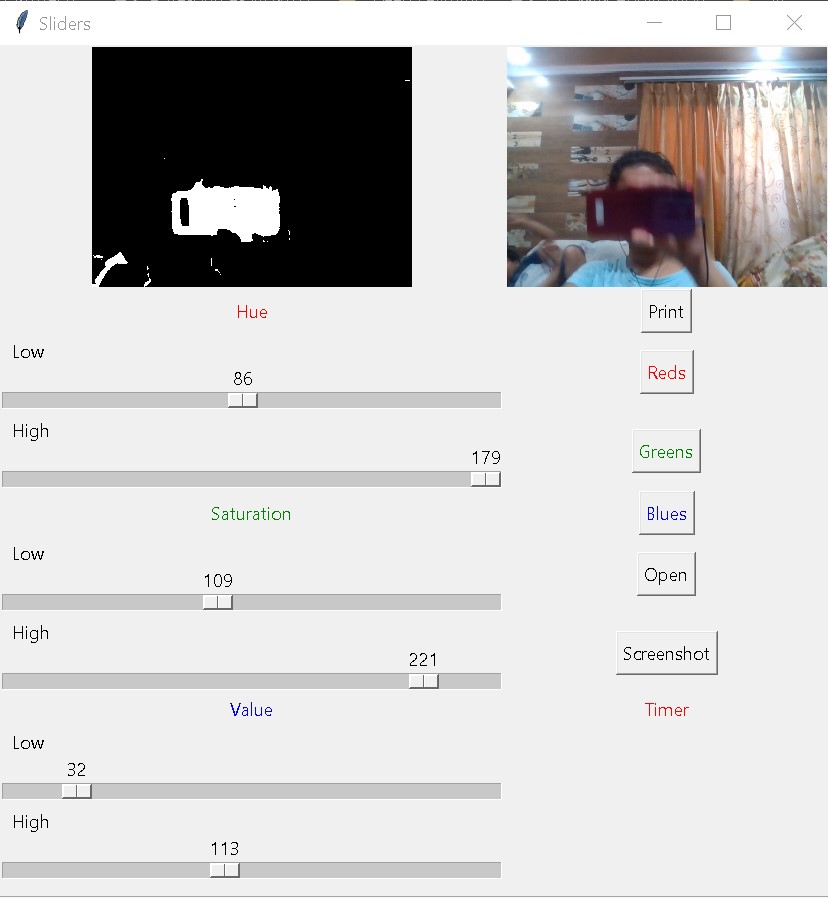
#> input picture OBJECT TRACKING using CV/ss1.jpg, 828 x 898 px, given in place of the camera
$ jupyter execute 'Assignment - 6.ipynb'   (text cells are left out)
#> lines starting #> are read from the running program, lines starting #| are printed output that depends on the picture; after the words box and inside, x2 and y2 are one past the last pixel; in counts of white or black regions, pixels touching at a corner belong together; long printed decimals are rounded
[cell 1]
import imutils
import cv2

[cell 2]
pinkLower = (86, 109, 32) # we have noted down H,S,V values from Other notebook
pinkUpper = (179, 221, 113) # " (for upper values)
camera = cv2.VideoCapture(0) # initialize camera

while True:
    (grabbed, frame) = camera.read()
#> frame is the input picture: shape (898, 828, 3); mean B, G, R 202.3, 202.4, 203.4
    frame = imutils.resize(
        frame, width=600)
#> frame: shape (650, 600, 3)
    blurred = cv2.GaussianBlur(frame, (11,11), 0)
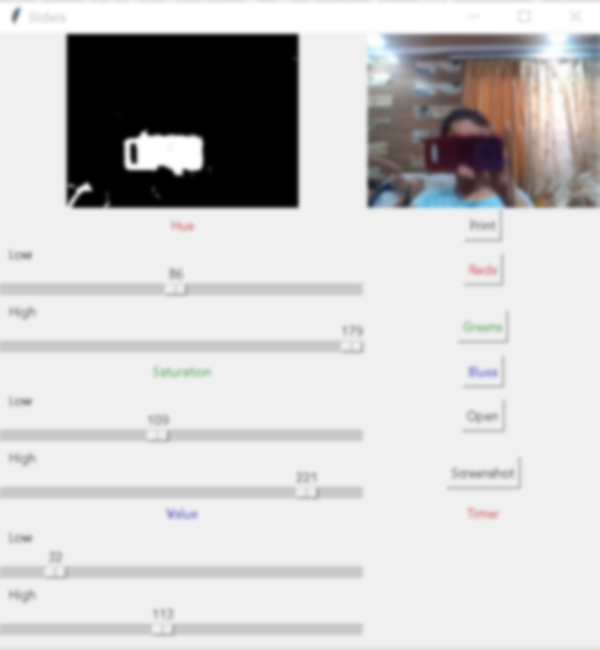
#> blurred: shape (650, 600, 3); mean B, G, R 202.4, 202.4, 203.5
    hsv = cv2.cvtColor(blurred, cv2.COLOR_BGR2HSV)
#> hsv: shape (650, 600, 3); mean H, S, V 8.4, 5.8, 204.4

    mask = cv2.inRange(hsv, pinkLower, pinkUpper)
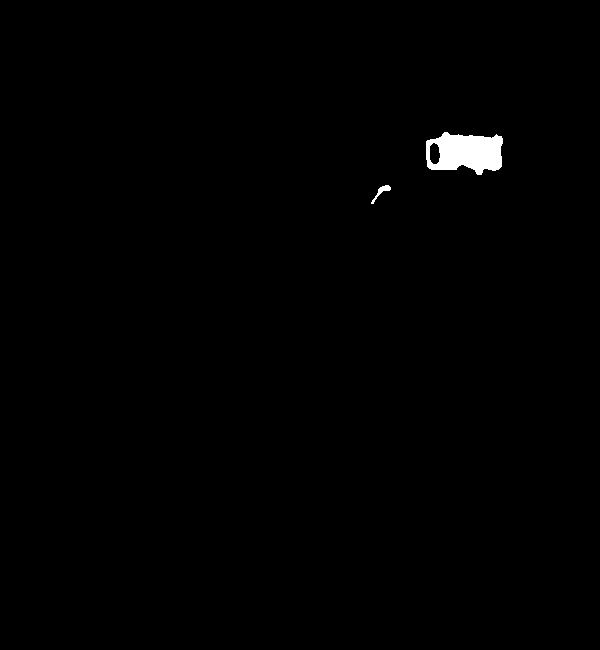
#> mask: shape (650, 600); 0.63% white; 2 white regions, box (x1, y1, x2, y2) and area: (426, 132, 503, 175) 2365, (371, 185, 391, 204) 102
    mask = cv2.erode(mask, None, iterations=2)
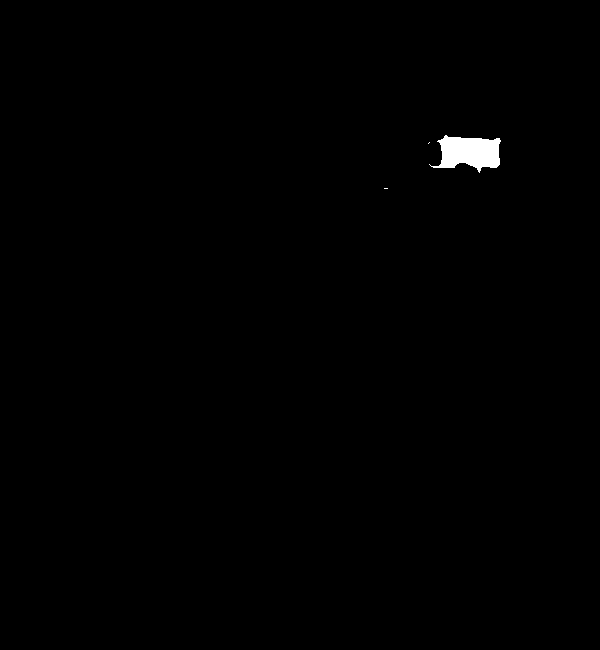
#> mask: shape (650, 600); 0.44% white; 3 white regions (2 under 20 px), largest, box (x1, y1, x2, y2) and area: (429, 135, 501, 173) 1715
    mask = cv2.dilate(mask, None, iterations=2)
#> mask: shape (650, 600); 0.59% white; 3 white regions

    cnts = cv2.findContours(mask.copy(), cv2.RETR_EXTERNAL, cv2.CHAIN_APPROX_SIMPLE)[-2]
#> cnts = 3 contours; box (x1, y1, x2, y2) and area: (427, 133, 503, 175) 2126, (382, 186, 390, 191) 28, (426, 140, 432, 146) 24

    center = None
    if len(cnts) > 0:
        c = max(cnts, key=cv2.contourArea)
#> c = contour of 76 points, box (x1, y1, x2, y2) (427, 133, 503, 175), area 2126
        ((x,y), radius) = cv2.minEnclosingCircle(c)
#> x = 464.5; y = 152; radius = 40.03

        M = cv2.moments(c)
#> M = moments, m00 2126, centre m10/m00, m01/m00 = (468.2, 152.4)
        center = (int(M['m10']/M['m00']), int(M['m01']/M['m00']))
#> center = (468, 152)

        if radius > 10:
            cv2.circle(frame, (int(x), int(y)), int(radius), (0,255,255), 3)
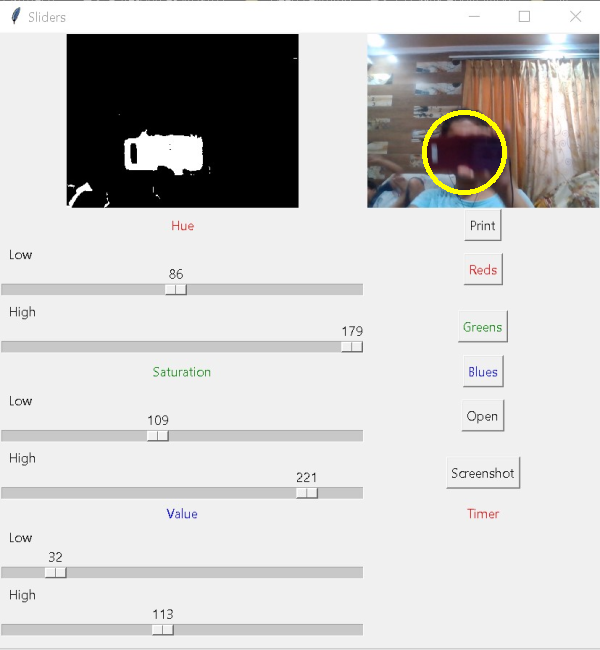
#> frame: shape (650, 600, 3); mean B, G, R 202.1, 203, 204
            cv2.circle(frame, center, 5, (0,0,255), -1)
#> frame: shape (650, 600, 3); 0.02% of pixels changed, all inside (x1, y1, x2, y2) = (463, 147, 474, 158)
            print(center, radius)
#| (468, 152) 40.028
            if radius > 250:
                print('stop')
            else:
                if(center[0]<150):
                    print('Left')
                elif(center[0]>450):
                    print('Right')
                elif(radius < 250):
                    print('Front')
                else:
                    print('Stop')
    cv2.imshow('Frame', frame)
    key = cv2.waitKey(1) & 0xFF
#> (key q is pressed here)
    if key == ord('q'):
        break

camera.release()
cv2.destroyAllWindows()
